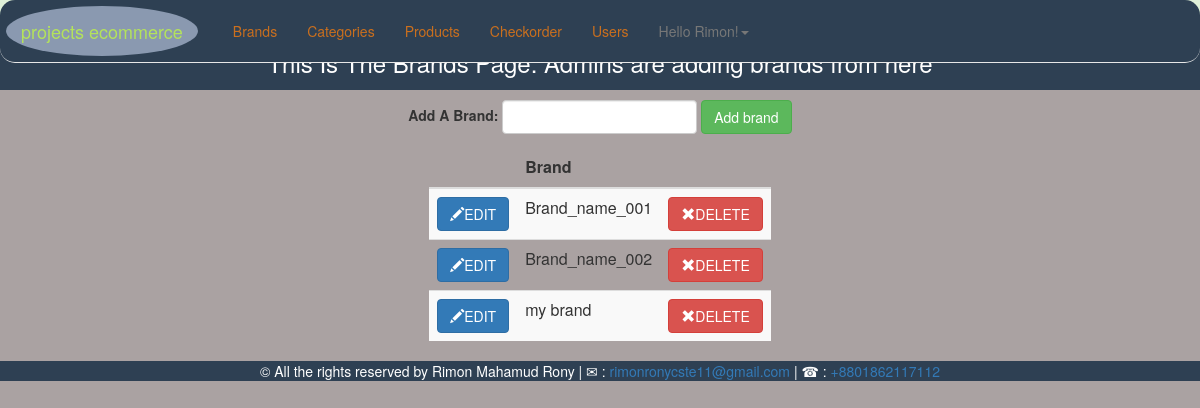
The page /admin/brands.php (signed in) on the database its author committed.
### tables this page shows
CREATE TABLE `users` (
  `id` int(11) NOT NULL,
  `full_name` varchar(255) NOT NULL,
  `email` varchar(175) NOT NULL,
  `password` varchar(255) NOT NULL,
  `join_date` datetime NOT NULL DEFAULT CURRENT_TIMESTAMP,
  `last_login` datetime NOT NULL,
  `permissions` varchar(255) NOT NULL
);

CREATE TABLE `brand` (
  `id` int(11) NOT NULL,
  `brand` varchar(255) NOT NULL
);

### helpers/helpers.php (called while the page is built, shortened)
  <?php
  function has_permission($permission = 'admin'){
    global $user_data;
    $permissions = explode(',' , $user_data['permissions']);
    if(in_array($permission,$permissions,true)){
      return true;
    }
    return false;
  }
?>

### admin/brands.php (the view, shortened to what this page needs)
<?php
  require_once'../core/init.php';
  include 'includes/head.php';
  include 'includes/navigation.php';
  $sql = "SELECT *FROM brand ORDER BY brand";
  $results = $db->query($sql);
  ?>
<h3 class="text-center" style="background-color:#2e4053; width: 100%; height: 50px; color: white; padding: 10px;">This Is The Brands Page: Admins are adding brands from here</h3>
<form class="form-inline" action="brands.php<?=((isset($_GET['edit']))?'?edit='.$edit_id:''); ?>" method="post">
  <div class="text-center">
	<div class="form-group">
    <?php
      $brand_value = '';
    ?>
		<label for="brand"><?=((isset($_GET['edit']))?'Edit ' : 'Add A '); ?>Brand: </label>
		<input type="text" name="brand" id="brand" class="form-control" value="<?=$brand_value; ?>">
		<input type="submit" name="add_submit" value="<?=((isset($_GET['edit']))?'Edit ':'Add '); ?>brand" class="btn btn-success">
	</div>
</form>
<table class="table table-boarder table-striped table-auto ">
	<thead>
		<th></th><th>Brand</th><th></th>
	</thead>
	<tbody>
		<?php while ($brand = mysqli_fetch_assoc($results)): ?>
				<tr>
					<td><a href="brands.php?edit=<?=$brand['id'];?>" class="btn btn-primary"><span class="glyphicon glyphicon-pencil"></span>EDIT</a></td>
					<td><?=$brand['brand']; ?></td>
					<td><a href="brands.php?delete=<?=$brand['id'];?>" class="btn btn-danger"><span class="glyphicon glyphicon-remove"></span>DELETE</a></td>
				</tr>
		<?php endwhile;  ?>
	</tbody>
</table>
<br>
<?php include 'includes/footer.php';?>

### admin/includes/navigation.php (shortened to what this page needs)
<nav class="navbar navbar-expand-lg navbar-default navbar-fixed-top bg-dark" style="background-color: #2e4053; padding: .5%;  border-radius: 15px; margin:0;">
	<div class="container-fluid">
    	<div class="navbar-header">
      		<a class="navbar-brand" href="index.php" style="background-color: #8a99b0; color: #b4e35b; border-radius: 55%; margin-right: 20px;">projects ecommerce</a>
    	</div>
    	<div class="collapse navbar-collapse" id="bs-example-navbar-collapse">
      		<ul class="nav navbar-nav">
            <li ><a href="brands.php" style="color: #ca6f1e;">Brands</a></li>
            <li ><a href="categories.php" style="color: #ca6f1e;">Categories</a></li>
            <li ><a href="products.php" style="color: #ca6f1e;">Products</a></li>
            <li ><a href="checkorder.php" style="color: #ca6f1e;">Checkorder</a></li>
            <?php if(has_permission('admin')): ?>
              <li ><a href="users.php" style="color: #ca6f1e;">Users</a></li>
            <?php endif; ?>
            <li class="dropdown">
                <a href="#" class="dropdown-toggole" data-toggle="dropdown">Hello <?=$user_data['first'];?>!<span class="caret"></span>
                </a>
            </li>
   		</div>
  </div>
</nav>

### css/main.css (style rules this page uses)
body { padding-top: 0px; margin: 0; background-color: #aaa2a2; }
.table-auto { width: auto; margin:0 auto; }

### rows shown on the page
users: full_name "Rimon"
brand: brand "Brand_name_001"
brand: brand "Brand_name_002"
brand: brand "my brand"
